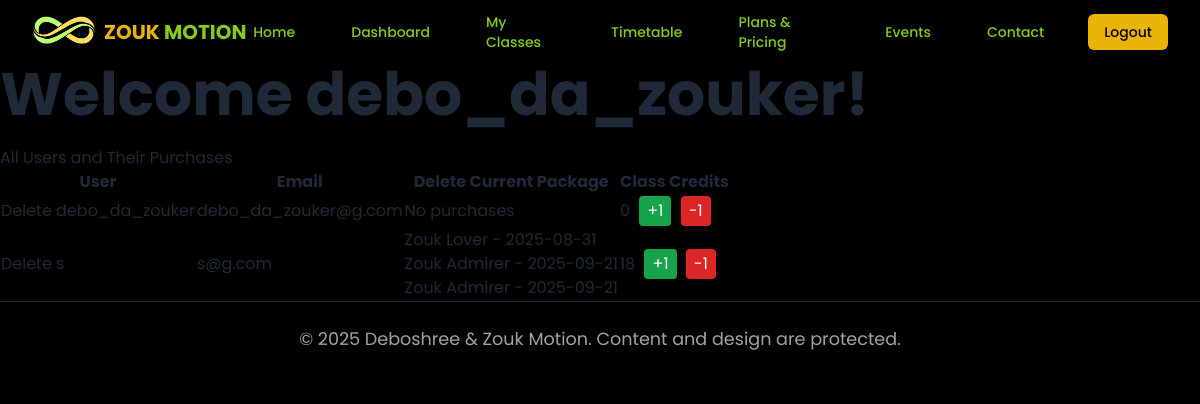
The page /dashboard (signed in) on the database its author committed.
### app.py (models this page shows)
class User(db.Model):
    id = db.Column(db.Integer, primary_key=True)
    name = db.Column(db.String(150))
    email = db.Column(db.String(150), unique=True, nullable=False)
    password = db.Column(db.String(200), nullable=False)
    remaining_classes = db.Column(db.Integer, default=0)

class Purchase(db.Model):
    id = db.Column(db.Integer, primary_key=True)
    user_id = db.Column(db.Integer, db.ForeignKey('user.id'), nullable=False)
    plan_name = db.Column(db.String(100), nullable=False)
    timestamp = db.Column(db.DateTime, default=datetime.utcnow)
    user = db.relationship('User', backref=db.backref('purchases', lazy=True))

### app.py (the view)
@app.route('/dashboard')
def dashboard():
    if 'username' not in session:
        flash('Please log in first.')
        return redirect(url_for('login'))
    admin_email = "debo_da_zouker"
    is_admin = (session.get('username') == admin_email)
    if is_admin:
        users = User.query.order_by(User.id).all()
        return render_template('dashboard.html', username=session['username'], users=users, is_admin=True)
    else:
        user = User.query.get(session['user_id'])
        purchases = Purchase.query.filter_by(user_id=session['user_id']).order_by(Purchase.timestamp.desc()).all()
        return render_template('dashboard.html', username=session['username'], purchases=purchases, is_admin=False, user = user)

### templates/dashboard.html (shortened to what this page needs)
<!DOCTYPE html>
<html lang="en">
<head>
    <script src="https://cdn.tailwindcss.com"></script>
    <link href="https://unpkg.com/aos@2.3.1/dist/aos.css" rel="stylesheet">
</head>
<body class="text-gray-800">
    <nav class="bg-black shadow-lg sticky top-0 z-50">
        <div class="max-w-7xl mx-auto px-4 sm:px-6 lg:px-8">
            <div class="flex justify-between h-16">
                <div class="flex items-center">
                    <div class="flex-shrink-0 flex items-center">
                        <img class="h-10 w-auto" src="{{ url_for('static', filename='logo.png') }}" alt="Zouk Motion Logo">
                        <span class="ml-2 text-xl font-bold">
                            <span class="text-yellow-500">ZOUK</span>
                            <span class="text-lime-500">MOTION</span>
                        </span>
                    </div>
                </div>
                <div class="hidden md:flex items-center space-x-8">
                    <a href="{{ url_for('home') }}" class="nav-link px-3 py-2 text-sm font-medium text-lime-500 hover:text-yellow-500">Home</a>
                    <a href="{{ url_for('dashboard') }}" class="nav-link px-3 py-2 text-sm font-medium text-lime-500 hover:text-yellow-500">Dashboard</a>
                    <a href="{{ url_for('mybookings') }}" class="nav-link px-3 py-2 text-sm font-medium text-lime-500 hover:text-yellow-500">My Classes</a>
                    <a href="{{ url_for('timetable') }}" class="nav-link px-3 py-2 text-sm font-medium text-lime-500 hover:text-yellow-500">Timetable</a>
                    <a href="{{ url_for('pricing') }}" class="nav-link px-3 py-2 text-sm font-medium text-lime-500 hover:text-yellow-500">Plans & Pricing</a>
                    <a href="#upcoming-events" class="nav-link px-3 py-2 text-sm font-medium text-lime-500 hover:text-yellow-500">Events</a>
                    <a href="#footer" class="nav-link px-3 py-2 text-sm font-medium text-lime-500 hover:text-yellow-500">Contact</a>
                    <a href="{{ url_for('login') }}" class="px-4 py-2 text-sm font-medium text-black bg-yellow-500 rounded-md hover:bg-lime-500 transition duration-300">Logout </a>
                </div>
            </div>
        </div>
    </nav>
    <h1 class="text-4xl md:text-6xl font-bold mb-6">Welcome {{ username }}!</h1>
    {% if is_admin %}
        <h2>All Users and Their Purchases</h2>
        <table>
            <thead>
                <tr>
                    <th>User</th>
                    <th>Email</th>
                    <th>Delete Current Package</th>
                    <th>Class Credits</th>
                </tr>
            </thead>
            <tbody>
                {% for user in users %}
                <tr>
                    <td>
                        <form action="{{ url_for('delete_user', user_id=user.id) }}" method="POST" onsubmit="return confirm('Are you sure you want to delete this user and all their purchases?');">
                            <button type="submit">Delete {{user.name}}</button>
                        </form>
                    </td>
                    <td>{{ user.email }}</td>
                    <td>
                        {% if user.purchases %}
                            <ul style="list-style-type:none;">
                            {% for p in user.purchases %}
                                <li>
                                <form action="{{ url_for('delete_purchase', purchase_id=p.id) }}" method="POST"
                                    style="display:inline;"
                                    onsubmit="return confirm('Delete this purchase?');">
                                    <button type="submit">{{ p.plan_name }} </button>
                                </form>- {{ p.timestamp.strftime('%Y-%m-%d') }}
                                </li>
                            {% endfor %}
                            </ul>
                        {% else %}
                            No purchases
                        {% endif %}
                    </td>
                    <td>
                        <span>{{ user.remaining_classes }}</span>
                        <form action="{{ url_for('add_class_credit', user_id=user.id) }}" method="POST" style="display:inline;"
                            onsubmit="return confirm('Add one class credit to {{ user.name }}?');">
                            <button type="submit" style="background-color: #16a34a; color: white; padding: 3px 8px; border: none; border-radius: 4px; margin-left: 5px;">
                                +1
                            </button>
                        </form>
                        <form action="{{ url_for('remove_class_credit', user_id=user.id) }}" method="POST" style="display:inline;"
                            onsubmit="return confirm('Remove one class credit from {{ user.name }}?');">
                            <button type="submit" style="background-color: #dc2626; color: white; padding: 3px 8px; border: none; border-radius: 4px; margin-left: 5px;">
                                -1
                            </button>
                        </form>
                    </td>
                </tr>
                {% endfor %}
            </tbody>
        </table>
        {% endif %}
  <footer id="footer" class="bg-black text-center py-6 text-gray-400 border-t border-gray-800">
    <p>&copy; 2025 Deboshree & Zouk Motion. Content and design are protected.</p>
  </footer>
</body>
</html>
</html>

### templates/dashboard.html (style rules this page uses)
body { font-family: 'Poppins', sans-serif; background-color: #000; line-height: 1.6; color: #e2e8f0; }
h1, h2, h3, h4, h5, h6 { line-height: 1.3; margin-bottom: 1rem; }
p { margin-bottom: 1.5rem; font-size: 1.1rem; }
.text-lime-500 { color: #c1ff72; }

### rows shown on the page
User: name "debo_da_zouker", email "debo_da_zouker@g.com", shows "No purchases", remaining_classes "0"
User: name "s", email "s@g.com", remaining_classes "18"
Purchase: plan_name "Zouk Lover", timestamp "2025-08-31"
Purchase: plan_name "Zouk Admirer", timestamp "2025-09-21"
Purchase: plan_name "Zouk Admirer", timestamp "2025-09-21"
